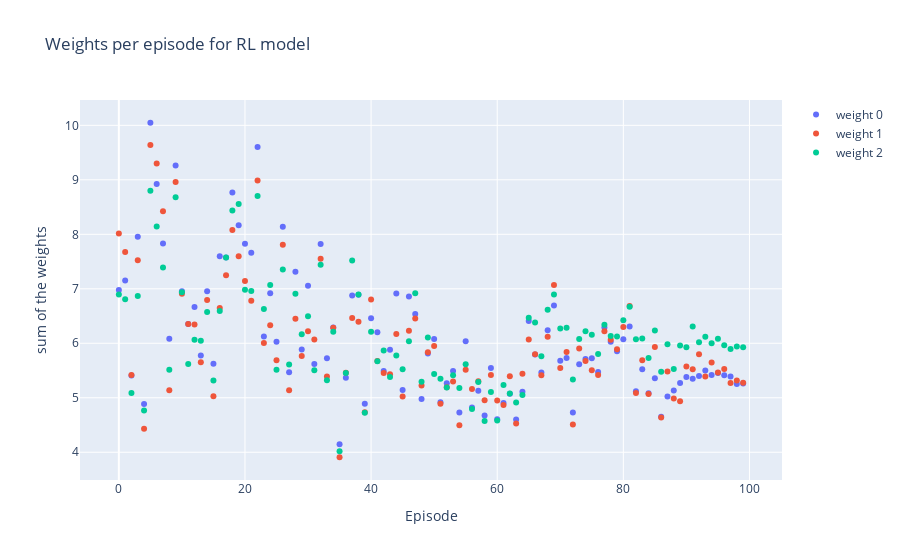

Here is the notebook cell this chart was saved with:
### Code cell
fig = go.Figure()
for w in range(3):
    fig.add_trace(go.Scatter(x= [i for i in range(len(weights.keys()))], y= [np.sum(i[w]) for i in list(weights.values())], mode= "markers", name= f"weight {w}"))
# add title and axis labels
fig.update_layout(title_text="Weights per episode for RL model", xaxis_title="Episode", yaxis_title="sum of the weights")
fig.show()
